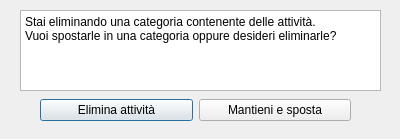
<?xml version="1.0" encoding="UTF-8"?>
<ui version="4.0">
 <class>AlertWindow</class>
 <widget class="QDialog" name="AlertWindow">
  <property name="geometry">
   <rect>
    <x>0</x>
    <y>0</y>
    <width>400</width>
    <height>139</height>
   </rect>
  </property>
  <property name="windowTitle">
   <string>Dialog</string>
  </property>
  <widget class="QPlainTextEdit" name="plainTextEdit">
   <property name="geometry">
    <rect>
     <x>20</x>
     <y>10</y>
     <width>361</width>
     <height>81</height>
    </rect>
   </property>
   <property name="plainText">
    <string>Stai eliminando una categoria contenente delle attività.
Vuoi spostarle in una categoria oppure desideri eliminarle?</string>
   </property>
  </widget>
  <widget class="QWidget" name="horizontalLayoutWidget">
   <property name="geometry">
    <rect>
     <x>40</x>
     <y>90</y>
     <width>311</width>
     <height>41</height>
    </rect>
   </property>
   <layout class="QHBoxLayout" name="horizontalLayout">
    <item>
     <widget class="QPushButton" name="ButtonElimina">
      <property name="text">
       <string>Elimina attività</string>
      </property>
     </widget>
    </item>
    <item>
     <widget class="QPushButton" name="ButtonSposta">
      <property name="text">
       <string>Mantieni e sposta</string>
      </property>
     </widget>
    </item>
   </layout>
  </widget>
 </widget>
 <resources/>
 <connections/>
</ui>
